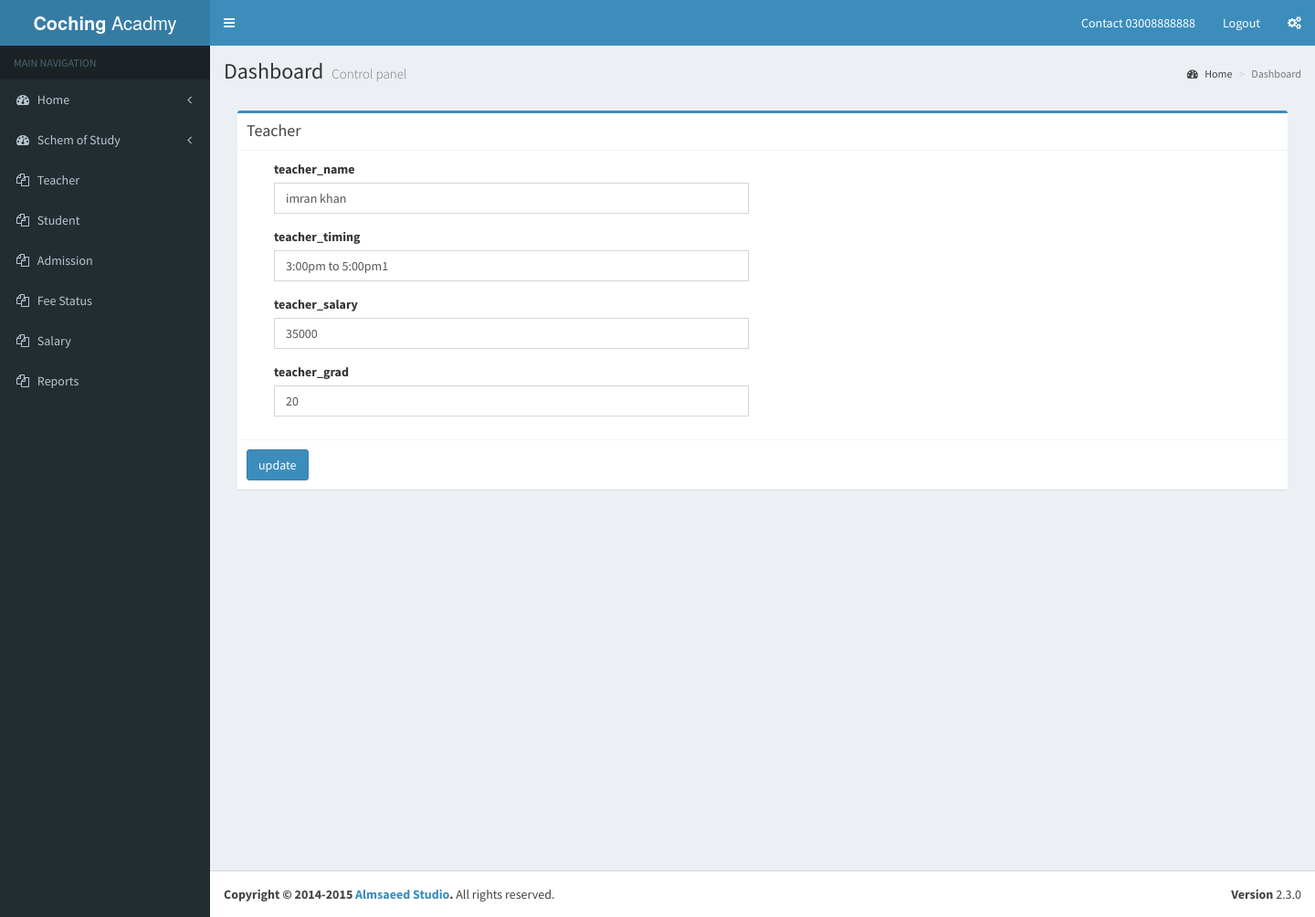
Page /teacher_edit.php?id=14 on the committed database.
### tables this page shows
CREATE TABLE `teacher1` (
  `s.no` int(255) NOT NULL,
  `teacher_name` varchar(255) NOT NULL,
  `teacher_timing` varchar(255) NOT NULL,
  `teacher_salary` varchar(255) NOT NULL,
  `teacher_grad` varchar(255) NOT NULL
);

### teacher_edit.php (the view, shortened to what this page needs)
<?php
include 'include/conn.php';
include 'include/header.php';
include 'include/leftsidebar.php';
$idget=$_GET['id'];
$sql = "SELECT * FROM `teacher1` WHERE `s.no` = '$idget'";
$stmt = $conn->prepare($sql);
$stmt->execute();
$result = $stmt->fetchAll();
?>
      <div class="content-wrapper">
        <section class="content-header">
          <h1>
            Dashboard
            <small>Control panel</small>
          </h1>
          <ol class="breadcrumb">
            <li><a href="#"><i class="fa fa-dashboard"></i> Home</a></li>
            <li class="active">Dashboard</li>
          </ol>
        </section>
        <section class="content">
<section class="content">
          <div class="row">
            <div class="col-md-12">
              <div class="box box-primary">
                <div class="box-header with-border">
                  <h3 class="box-title">Teacher</h3>
                </div>
                <form role="form" method="post">
                  <div class="box-body">
                    <div class="form-group col-md-12">
                     	<div class="col-md-6"> <label for="exampleInputEmail1">teacher_name</label>
                      <input type="text" name="teacher_name" class="form-control" id="exampleInputEmail1" placeholder="Enter reciver name" value="<?=$result[0]['teacher_name']?>">
					  </div>
					  	<div class="col-md-6"></div>
                    </div>
                    <div class="form-group col-md-12">
                    <div class="col-md-6">  <label for="exampleInputPassword1">teacher_timing</label>
                      <input type="text" name="teacher_timing" class="form-control" id="exampleInputPassword1" placeholder="enter teacher timing" value="<?=$result[0]['teacher_timing']?>">
                      </div>
					  <div class="col-md-6"></div>
				   </div>
					 <div class="form-group col-md-12">
                      <div class="col-md-6"><label for="exampleInputPassword1">teacher_salary</label>
                      <input type="text" name="teacher_salary" class="form-control" id="exampleInputPassword1" placeholder="enter teacher's salary" value="<?=$result[0]['teacher_salary']?>">
                    </div>
					<div class="col-md-6"></div>
					</div>
					<div class="form-group col-md-12">
                      <div class="col-md-6"><label for="exampleInputPassword1">teacher_grad</label>
                      <input type="text" name="teacher_grad" class="form-control" id="exampleInputPassword1" placeholder="enter teacher grad" value="<?=$result[0]['teacher_grad']?>">
                    </div>
					<div class="col-md-6"></div>
					</div>
				</div>
                  <div class="box-footer">
                    <button type="submit" name="submit" class="btn btn-primary">update</button>
                  </div>
                </form>
              </div>
        </section>
      </div>
</div>
<?php include 'include/footer.php';?>

### rows in the picture
teacher1: teacher_name "imran khan", teacher_timing "3:00pm to 5:00pm1", teacher_salary "35000", teacher_grad "20"
